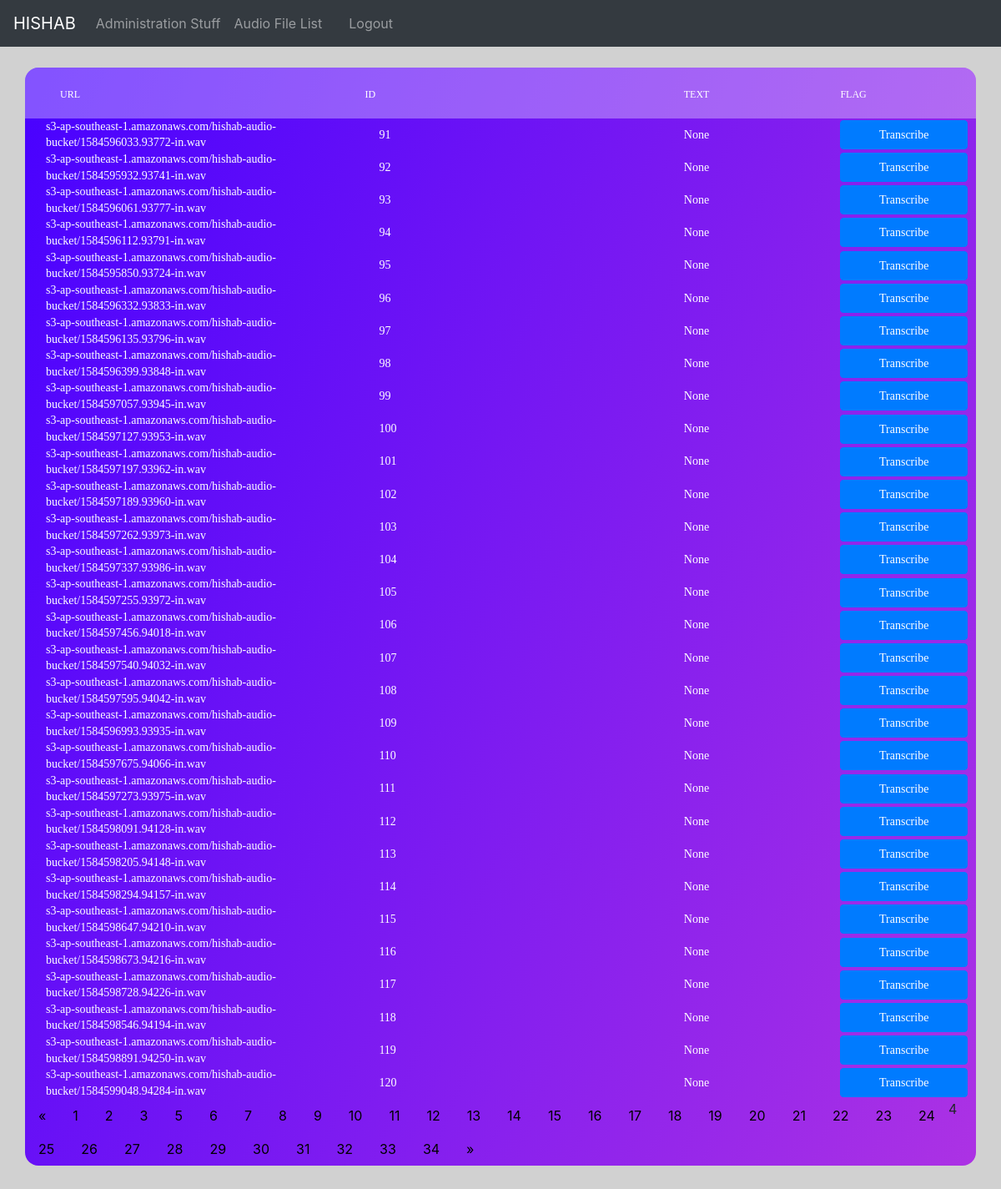
Page /list/?page=4 (signed in) on the committed database.
### myapp/models.py (models this page shows, shortened)
class TransWalk(models.Model):
    ASRid = models.AutoField(primary_key=True)
    Audio_File_Link = models.CharField(max_length=200, help_text='Audio Links', null=True, blank=True)
    audio_duration = models.BigIntegerField(blank=True, null=True)
    ASR_text = models.TextField(help_text='ASR Output', null=True, blank=True)
    Transcripted_Text = models.TextField(help_text='Most Recent Transcripted Text', null=True, blank=True)
    IsOpenFlag = models.BooleanField(default=False, null=True, blank=True)
    Updated_At = models.DateTimeField(auto_now_add=True, null=True, blank=True)
    Trans_Counter = models.IntegerField(default=0, null=True, blank=True)
    Transcribers_Checked = models.CharField(max_length=200, help_text='Usernames of the transcribers Who checked the specific audio', null=True, blank=True)
    click_timestamp = models.DateTimeField(auto_now_add=True, null=True, blank=True)
    caller_phone_number = models.CharField(max_length=15, help_text='Caller Phone Nyumber', null=True, blank=True)

### myapp/views.py (the view)
# urls.py: path('list/', views.audioList, name='list'),
def audioList(request):
    if request.user.is_authenticated:
        Max_timeout = 1800
        time = datetime.now()
        timestamp = datetime.timestamp(time)
        global test_counter
        test_counter = 3
        all_Items_list = TransWalk.objects.all()[:1000]
        for things in all_Items_list:
            if things.click_timestamp is not None:
                thingstimestamp = datetime.timestamp(things.click_timestamp)
                if (timestamp-thingstimestamp)>Max_timeout:
                    things.IsOpenFlag= False
                    things.save()
        paginator = Paginator(all_Items_list, 30)
        page_number = request.GET.get('page')
        page_obj = paginator.get_page(page_number)
        context = {
                    'all_items' : page_obj,
                    'test_counter' : test_counter
                  }
        return render(request, 'list.html', context)
    else:
        return redirect("login")

### templates/list.html (shortened to what this page needs)
{% extends 'base.html' %}
{% load static %}
{% block List_head %}
<link rel="stylesheet" type="text/css" href="{% static 'myapp/List/vendor/bootstrap/css/bootstrap.min.css' %}">
<link rel="stylesheet" type="text/css" href="{% static 'myapp/List/fonts/font-awesome-4.7.0/css/font-awesome.min.css' %}">
<link rel="stylesheet" type="text/css" href="{% static 'myapp/List/vendor/animate/animate.css' %}">
<link rel="stylesheet" type="text/css" href="{% static 'myapp/List/vendor/select2/select2.min.css' %}">
<link rel="stylesheet" type="text/css" href="{% static 'myapp/List/vendor/perfect-scrollbar/perfect-scrollbar.css' %}">
<link rel="stylesheet" type="text/css" href="{% static 'myapp/List/css/util.css' %}">
<link rel="stylesheet" type="text/css" href="{% static 'myapp/List/css/main.css' %}">
    {% endblock %}
{% block list %}
<br><br>
    {% if all_items %}
        <div class="limiter">
          <div class="container-table100">
            <div class="wrap-table100">
              <div class="table100 ver6 m-b-110">
                <table data-vertable="ver6">
                  <thead>
                    <tr class="row100 head">
                      <th class="column100 column1" data-column="column1">URL</th>
                      <th class="column100 column2" data-column="column2">ID</th>
                      <th class="column100 column3" data-column="column3">TEXT</th>
                      <th class="column100 column4" data-column="column4">FLAG</th>
                    </tr>
                  </thead>
                  <tbody>
                    {% for things in all_items %}
                      {% if not user.get_username in things.Transcribers_Checked %}
                        {% if things.Trans_Counter < test_counter %}
                          {% if things.IsOpenFlag == True %}
                            <tr class="row100">
                              <td class="column100 column2" data-column="column2">{{things.Audio_File_Link}}</td>
                              <td class="column100 column1" data-column="column1">{{things.ASRid}}</td>
                              <td class="column100 column3" data-column="column3">{{things.Transcripted_Text}}</td>
                              <td class="column100 column4" data-column="column4"><button type="button" style="font-size : 70%; width: 100%; height: 40px;" class="btn btn-danger">In Progress</button></td>
                            </tr>
                          {% elif things.IsOpenFlag == False %}
                            <tr>
                              <td class="column100 column2" data-column="column2">{{things.Audio_File_Link}}</td>
                              <td class="column100 column1" data-column="column1">{{things.ASRid}}</td>
                              <td class="column100 column3" data-column="column3">{{ things.Transcripted_Text }}</td>
                              <td class="column100 column4" data-column="column4"><a href="{% url 'transcribe' things.ASRid %}"><button type="button" style="font-size : 100%; width: 100%; height: 30%;" class="btn btn-primary">Transcribe</button></a></td>
                            </tr>
                          {% endif %}
                        {% endif %}
                      {% endif %}
                    {% endfor %}
                  </tbody>
                </table>
                {% if all_items.has_other_pages %}
                <ul class="pagination">
                    {% if all_items.has_previous %}
                      <li><a href="?page={{ all_items.previous_page_number }}">&laquo;</a></li>
                    {% else %}
                      <li class="disabled"><span>&laquo;</span></li>
                    {% endif %}
                    {% for i in all_items.paginator.page_range %}
                      {% if all_items.number == i %}
                        <li class="active"><span>{{ i }} <span class="sr-only">(current)</span></span></li>
                      {% else %}
                        <li><a href="?page={{ i }}">{{ i }}</a></li>
                      {% endif %}
                    {% endfor %}
                    {% if all_items.has_next %}
                      <li><a href="?page={{ all_items.next_page_number }}">&raquo;</a></li>
                    {% else %}
                      <li class="disabled"><span>&raquo;</span></li>
                    {% endif %}
                </ul>
                {% endif %}
              </div>
            </div>
          </div>
        </div>
    {% endif %}
{% endblock %}

### static/myapp/List/css/main.css (style rules this page uses)
* { margin: 0px; padding: 0px; box-sizing: border-box; }
body, html { height: 100%; font-family: sans-serif; }
a { margin: 0px; transition: all 0.4s; -webkit-transition: all 0.4s; -o-transition: all 0.4s; -moz-transition: all 0.4s; }
ul, li { margin: 0px; list-style-type: none; }
button { outline: none !important; border: none; background: transparent; }
.limiter { width: 100%; margin: 0 auto; }
.container-table100 { width: 100%; min-height: 100vh; background: #d1d1d1; display: -webkit-box; display: -webkit-flex; display: -moz-box; display: -ms-flexbox; display: flex; align-items: center; justify-content: center; flex-wrap: wrap; padding: 33px 30px; }
.wrap-table100 { width: 1300px; }
table { width: 100%; background-color: #fff; }
th, td { font-weight: unset; padding-right: 10px; }
.column100 { width: 130px; padding-left: 25px; }
.column100.column1 { width: 265px; padding-left: 42px; }
.row100.head th { padding-top: 24px; padding-bottom: 20px; }
.table100.ver6 { border-radius: 16px; overflow: hidden; background: #7918f2; background: -webkit-linear-gradient(-68deg, #ac32e4 , #4801ff); background: -o-linear-gradient(-68deg, #ac32e4 , #4801ff); background: -moz-linear-gradient(-68deg, #ac32e4 , #4801ff); background: linear-gradient(-68deg, #ac32e4 , #4801ff); }
.table100.ver6 table { background-color: transparent; }
.table100.ver6 td { font-family: Montserrat-Regular; font-size: 14px; color: #fff; line-height: 1.4; }
.table100.ver6 th { font-family: Montserrat-Medium; font-size: 12px; color: #fff; line-height: 1.4; text-transform: uppercase; background-color: rgba(255,255,255,0.32); }

### templates/list.html (style rules this page uses)
ul.pagination { display: inline-block; padding: 0; margin: 0; }
ul.pagination li { display: inline; }
ul.pagination li a { color: black; float: left; padding: 8px 16px; text-decoration: none; }

### rows in the picture
TransWalk: Audio_File_Link "s3-ap-southeast-1.amazonaws.com/hishab-audio-bucket/1584596033.93772-in.wav", ASRid "91", Transcripted_Text "None"
TransWalk: Audio_File_Link "s3-ap-southeast-1.amazonaws.com/hishab-audio-bucket/1584595932.93741-in.wav", ASRid "92", Transcripted_Text "None"
TransWalk: Audio_File_Link "s3-ap-southeast-1.amazonaws.com/hishab-audio-bucket/1584596061.93777-in.wav", ASRid "93", Transcripted_Text "None"
TransWalk: Audio_File_Link "s3-ap-southeast-1.amazonaws.com/hishab-audio-bucket/1584596112.93791-in.wav", ASRid "94", Transcripted_Text "None"
TransWalk: Audio_File_Link "s3-ap-southeast-1.amazonaws.com/hishab-audio-bucket/1584595850.93724-in.wav", ASRid "95", Transcripted_Text "None"
TransWalk: Audio_File_Link "s3-ap-southeast-1.amazonaws.com/hishab-audio-bucket/1584596332.93833-in.wav", ASRid "96", Transcripted_Text "None"
TransWalk: Audio_File_Link "s3-ap-southeast-1.amazonaws.com/hishab-audio-bucket/1584596135.93796-in.wav", ASRid "97", Transcripted_Text "None"
TransWalk: Audio_File_Link "s3-ap-southeast-1.amazonaws.com/hishab-audio-bucket/1584596399.93848-in.wav", ASRid "98", Transcripted_Text "None"
TransWalk: Audio_File_Link "s3-ap-southeast-1.amazonaws.com/hishab-audio-bucket/1584597057.93945-in.wav", ASRid "99", Transcripted_Text "None"
TransWalk: Audio_File_Link "s3-ap-southeast-1.amazonaws.com/hishab-audio-bucket/1584597127.93953-in.wav", ASRid "100", Transcripted_Text "None"
TransWalk: Audio_File_Link "s3-ap-southeast-1.amazonaws.com/hishab-audio-bucket/1584597197.93962-in.wav", ASRid "101", Transcripted_Text "None"
TransWalk: Audio_File_Link "s3-ap-southeast-1.amazonaws.com/hishab-audio-bucket/1584597189.93960-in.wav", ASRid "102", Transcripted_Text "None"
TransWalk: Audio_File_Link "s3-ap-southeast-1.amazonaws.com/hishab-audio-bucket/1584597262.93973-in.wav", ASRid "103", Transcripted_Text "None"
TransWalk: Audio_File_Link "s3-ap-southeast-1.amazonaws.com/hishab-audio-bucket/1584597337.93986-in.wav", ASRid "104", Transcripted_Text "None"
TransWalk: Audio_File_Link "s3-ap-southeast-1.amazonaws.com/hishab-audio-bucket/1584597255.93972-in.wav", ASRid "105", Transcripted_Text "None"
TransWalk: Audio_File_Link "s3-ap-southeast-1.amazonaws.com/hishab-audio-bucket/1584597456.94018-in.wav", ASRid "106", Transcripted_Text "None"
TransWalk: Audio_File_Link "s3-ap-southeast-1.amazonaws.com/hishab-audio-bucket/1584597540.94032-in.wav", ASRid "107", Transcripted_Text "None"
TransWalk: Audio_File_Link "s3-ap-southeast-1.amazonaws.com/hishab-audio-bucket/1584597595.94042-in.wav", ASRid "108", Transcripted_Text "None"
TransWalk: Audio_File_Link "s3-ap-southeast-1.amazonaws.com/hishab-audio-bucket/1584596993.93935-in.wav", ASRid "109", Transcripted_Text "None"
TransWalk: Audio_File_Link "s3-ap-southeast-1.amazonaws.com/hishab-audio-bucket/1584597675.94066-in.wav", ASRid "110", Transcripted_Text "None"
TransWalk: Audio_File_Link "s3-ap-southeast-1.amazonaws.com/hishab-audio-bucket/1584597273.93975-in.wav", ASRid "111", Transcripted_Text "None"
TransWalk: Audio_File_Link "s3-ap-southeast-1.amazonaws.com/hishab-audio-bucket/1584598091.94128-in.wav", ASRid "112", Transcripted_Text "None"
TransWalk: Audio_File_Link "s3-ap-southeast-1.amazonaws.com/hishab-audio-bucket/1584598205.94148-in.wav", ASRid "113", Transcripted_Text "None"
TransWalk: Audio_File_Link "s3-ap-southeast-1.amazonaws.com/hishab-audio-bucket/1584598294.94157-in.wav", ASRid "114", Transcripted_Text "None"
TransWalk: Audio_File_Link "s3-ap-southeast-1.amazonaws.com/hishab-audio-bucket/1584598647.94210-in.wav", ASRid "115", Transcripted_Text "None"
TransWalk: Audio_File_Link "s3-ap-southeast-1.amazonaws.com/hishab-audio-bucket/1584598673.94216-in.wav", ASRid "116", Transcripted_Text "None"
TransWalk: Audio_File_Link "s3-ap-southeast-1.amazonaws.com/hishab-audio-bucket/1584598728.94226-in.wav", ASRid "117", Transcripted_Text "None"
TransWalk: Audio_File_Link "s3-ap-southeast-1.amazonaws.com/hishab-audio-bucket/1584598546.94194-in.wav", ASRid "118", Transcripted_Text "None"
TransWalk: Audio_File_Link "s3-ap-southeast-1.amazonaws.com/hishab-audio-bucket/1584598891.94250-in.wav", ASRid "119", Transcripted_Text "None"
TransWalk: Audio_File_Link "s3-ap-southeast-1.amazonaws.com/hishab-audio-bucket/1584599048.94284-in.wav", ASRid "120", Transcripted_Text "None"

### other values in the picture
{{ i }} "1" "2" "3" "5" "6" "7" "8" "9" "10" "11" "12" "13" "14" "15" "16" "17" "18" "19" "20" "21" "22" "23" "24" "25" "26" "27" "28" "29" "30" "31" "32" "33" "34"
{{ i }} "4"
